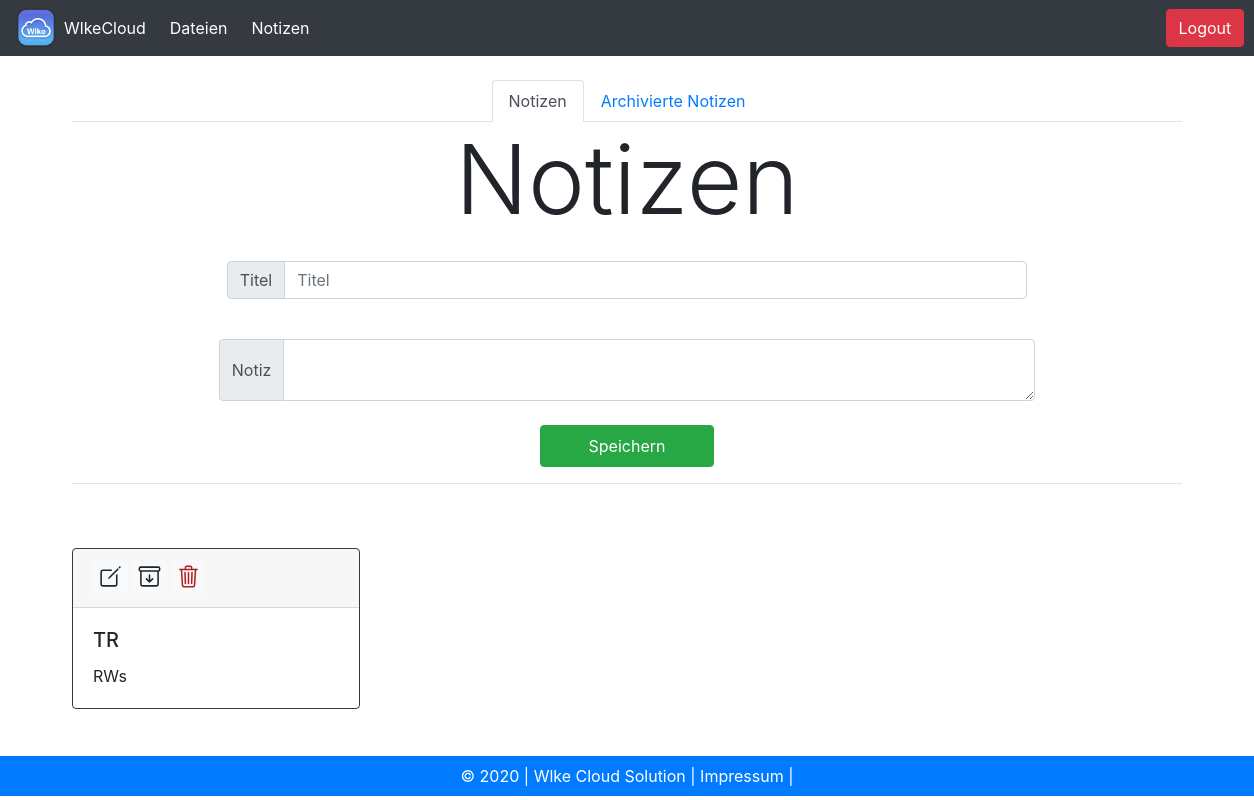
The page /notes/ (signed in) on the database as committed earlier.
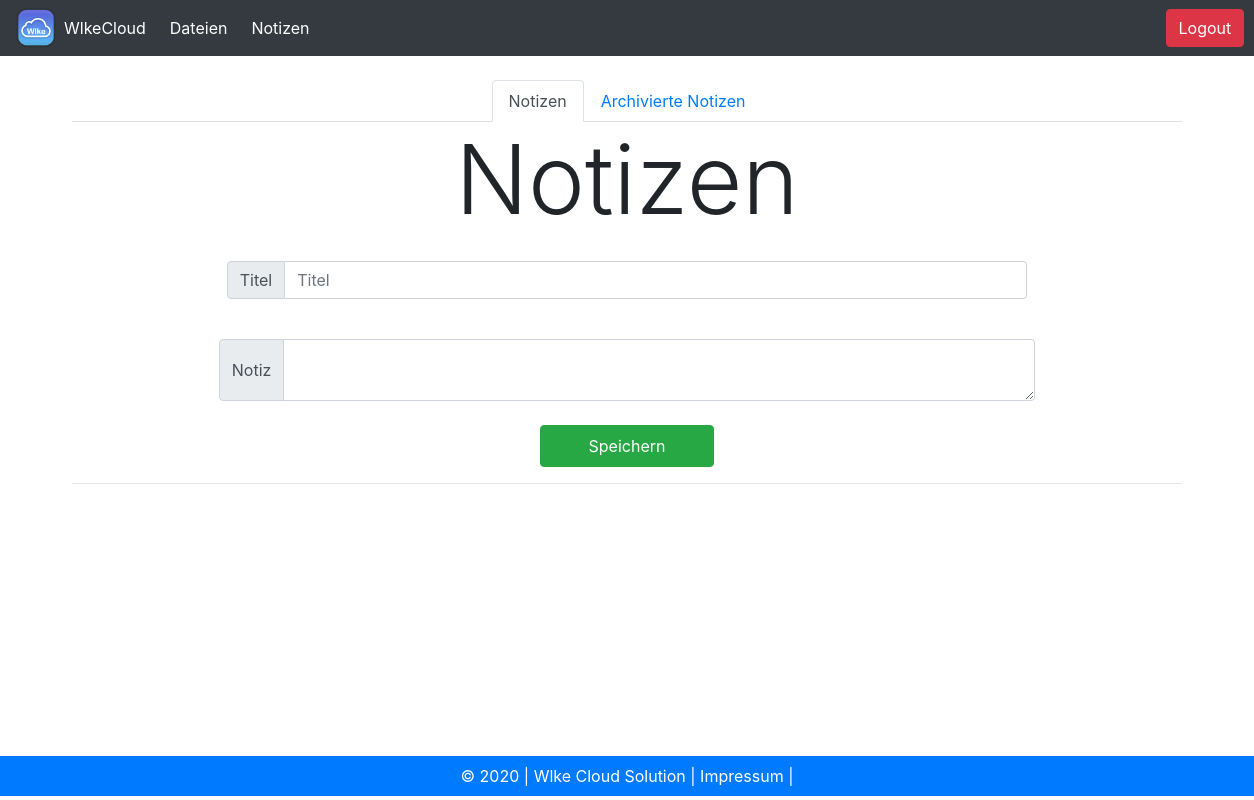
The same page on the database as committed later.
### notes/models.py (models this page shows, shortened)
class Notiz(models.Model):
    benutzer = models.ForeignKey(
        User, on_delete=models.CASCADE, related_name="notiz", null=True)
    titel = models.CharField(max_length=200)
    body = models.TextField()
    archived = models.BooleanField(default=False)
    class Meta:
        verbose_name_plural = 'Notizen'

### notes/views.py (the view, shortened to what this page needs)
# urls.py: path('', views.index, name="index"),
def index(request):
    return render(request, 'notes/notes_index.html')

### templates/notes/notes_index.html (shortened to what this page needs)
{% extends 'base_storage.html' %} {% block titel %}Notizen{% endblock %}
{% block content %}
<br>
<ul class="nav nav-tabs justify-content-center">
  <li class="nav-item">
    <a class="nav-link active" href="/notes/">Notizen</a>
  </li>
  <li class="nav-item">
    <a class="nav-link" href="/notes/archived/">Archivierte Notizen</a>
  </li>
  <br>
</ul>
<div class="text-center">
  <h1 class="text-center display-1">Notizen</h1>
</div>
<form method="POST" name="note">
  <div class="input-group input-groupm mb-3 w-75 p-3 mx-auto">
    <div class="input-group-prepend">
      <span class="input-group-text" id="inputGroup-sizing-sm">Titel</span>
    </div>
    <input type="text" class="form-control" name="note-title" placeholder="Titel">
  </div>
  <div class="input-group mb-3 w-75 p-2 mx-auto">
    <div class="input-group-prepend">
      <span class="input-group-text" id="inputGroup-sizing-default">Notiz</span>
    </div>
    <textarea class="form-control" type="text" name="note-body" placeholder="Notiz">  </textarea>
  </div>
  <div class="text-center">
    <button class="btn btn-success pl-5 pr-5 pt-2 pb-2" type="submit">Speichern</button>
  </div>
</form>
<hr>
<div class="card-columns">
{% for notiz in user.notiz.all %}
{% if notiz.archived %}
{% else %}
<div class="card border-dark mx-auto m-5" style="max-width: 18rem;">
  <div class="card-header">
    <a href="/notes/edit/{{notiz.id}}" class="badge badge-light"><ion-icon name="create-outline" style="font-size: 25px;"></ion-icon></a>
    <a href="/notes/archive/{{notiz.id}}" class="badge badge-light"><ion-icon name="archive-outline" style="font-size: 25px;"></ion-icon></a>
    <a href="/notes/delete/{{notiz.id}}/" class="badge badge-light"><ion-icon name="trash-outline" style="font-size: 25px; color:firebrick;"></ion-icon></a>
  </div>
  <div class="card-body">
    <h5 class="card-title">{{ notiz.titel }}</h5>
    <p class="card-text">{{ notiz.body }}</p>
  </div>
  {% endif %}
</div>
{% endfor %}
</div>
{% endblock %}

Rows that differ between the two databases and show on the page:
removed Notiz: titel "TR", body "RWs"
